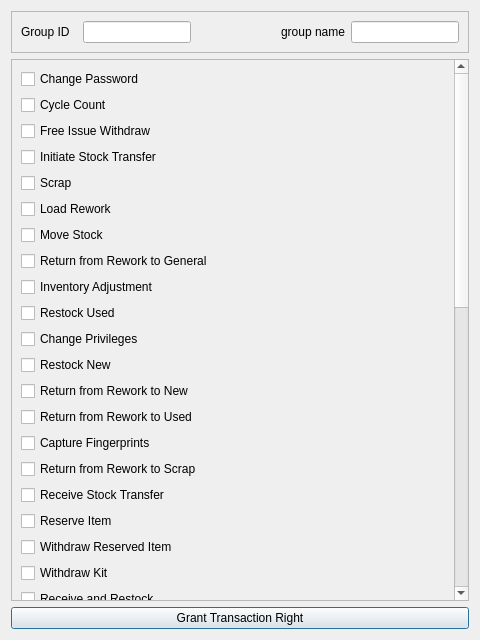
<?xml version="1.0" encoding="UTF-8"?>
<ui version="4.0">
 <class>groupTransaction</class>
 <widget class="QDialog" name="groupTransaction">
  <property name="geometry">
   <rect>
    <x>0</x>
    <y>0</y>
    <width>480</width>
    <height>640</height>
   </rect>
  </property>
  <property name="windowTitle">
   <string>Dialog</string>
  </property>
  <layout class="QVBoxLayout" name="verticalLayout">
   <item>
    <widget class="QFrame" name="frame">
     <property name="frameShape">
      <enum>QFrame::StyledPanel</enum>
     </property>
     <property name="frameShadow">
      <enum>QFrame::Raised</enum>
     </property>
     <layout class="QHBoxLayout" name="horizontalLayout">
      <item>
       <widget class="QLabel" name="label">
        <property name="text">
         <string>Group ID  </string>
        </property>
       </widget>
      </item>
      <item>
       <widget class="QLineEdit" name="groupID"/>
      </item>
      <item>
       <spacer name="horizontalSpacer">
        <property name="orientation">
         <enum>Qt::Horizontal</enum>
        </property>
        <property name="sizeHint" stdset="0">
         <size>
          <width>40</width>
          <height>20</height>
         </size>
        </property>
       </spacer>
      </item>
      <item>
       <widget class="QLabel" name="label_2">
        <property name="text">
         <string>group name</string>
        </property>
       </widget>
      </item>
      <item>
       <widget class="QLineEdit" name="name"/>
      </item>
     </layout>
    </widget>
   </item>
   <item>
    <widget class="QScrollArea" name="scrollArea">
     <property name="widgetResizable">
      <bool>true</bool>
     </property>
     <widget class="QWidget" name="scrollAreaWidgetContents">
      <property name="geometry">
       <rect>
        <x>0</x>
        <y>0</y>
        <width>439</width>
        <height>1500</height>
       </rect>
      </property>
      <layout class="QVBoxLayout" name="verticalLayout_2">
       <item>
        <widget class="QCheckBox" name="change_password">
         <property name="text">
          <string>Change Password</string>
         </property>
        </widget>
       </item>
       <item>
        <widget class="QCheckBox" name="cycle_count">
         <property name="text">
          <string>Cycle Count</string>
         </property>
        </widget>
       </item>
       <item>
        <widget class="QCheckBox" name="free_issue_withdraw">
         <property name="text">
          <string>Free Issue Withdraw</string>
         </property>
        </widget>
       </item>
       <item>
        <widget class="QCheckBox" name="initiate_stock_transfer">
         <property name="text">
          <string>Initiate Stock Transfer</string>
         </property>
        </widget>
       </item>
       <item>
        <widget class="QCheckBox" name="scrap">
         <property name="text">
          <string>Scrap</string>
         </property>
        </widget>
       </item>
       <item>
        <widget class="QCheckBox" name="load_rework">
         <property name="text">
          <string>Load Rework</string>
         </property>
        </widget>
       </item>
       <item>
        <widget class="QCheckBox" name="move_stock">
         <property name="text">
          <string>Move Stock</string>
         </property>
        </widget>
       </item>
       <item>
        <widget class="QCheckBox" name="return_rework_to_general">
         <property name="text">
          <string>Return from Rework to General</string>
         </property>
        </widget>
       </item>
       <item>
        <widget class="QCheckBox" name="inventory_adjusment">
         <property name="text">
          <string>Inventory Adjustment </string>
         </property>
        </widget>
       </item>
       <item>
        <widget class="QCheckBox" name="restock_used">
         <property name="text">
          <string>Restock Used</string>
         </property>
        </widget>
       </item>
       <item>
        <widget class="QCheckBox" name="change_privileges">
         <property name="text">
          <string>Change Privileges</string>
         </property>
        </widget>
       </item>
       <item>
        <widget class="QCheckBox" name="restock_new">
         <property name="text">
          <string>Restock New</string>
         </property>
        </widget>
       </item>
       <item>
        <widget class="QCheckBox" name="return_rework_new">
         <property name="text">
          <string>Return from Rework to New</string>
         </property>
        </widget>
       </item>
       <item>
        <widget class="QCheckBox" name="retrun_rework_used">
         <property name="text">
          <string>Return from Rework to Used</string>
         </property>
        </widget>
       </item>
       <item>
        <widget class="QCheckBox" name="capture_finger_print">
         <property name="text">
          <string>Capture Fingerprints</string>
         </property>
        </widget>
       </item>
       <item>
        <widget class="QCheckBox" name="return_rework_scrap">
         <property name="text">
          <string>Return from Rework to Scrap</string>
         </property>
        </widget>
       </item>
       <item>
        <widget class="QCheckBox" name="receive_stock_transfer">
         <property name="text">
          <string>Receive Stock Transfer</string>
         </property>
        </widget>
       </item>
       <item>
        <widget class="QCheckBox" name="reserve_item">
         <property name="text">
          <string>Reserve Item</string>
         </property>
        </widget>
       </item>
       <item>
        <widget class="QCheckBox" name="withdraw_reserved_item">
         <property name="text">
          <string>Withdraw Reserved Item</string>
         </property>
        </widget>
       </item>
       <item>
        <widget class="QCheckBox" name="withdraw_kit">
         <property name="text">
          <string>Withdraw Kit</string>
         </property>
        </widget>
       </item>
       <item>
        <widget class="QCheckBox" name="receiveAndRestock">
         <property name="text">
          <string>Receive and Restock</string>
         </property>
        </widget>
       </item>
       <item>
        <widget class="QCheckBox" name="withdraw_used">
         <property name="text">
          <string>Withdraw Used</string>
         </property>
        </widget>
       </item>
       <item>
        <widget class="QCheckBox" name="restock_general">
         <property name="text">
          <string>Restock General</string>
         </property>
        </widget>
       </item>
       <item>
        <widget class="QCheckBox" name="withdraw_general">
         <property name="text">
          <string>Withdraw General</string>
         </property>
        </widget>
       </item>
       <item>
        <widget class="QCheckBox" name="withdraw_new">
         <property name="text">
          <string>Withdraw New</string>
         </property>
        </widget>
       </item>
       <item>
        <widget class="QCheckBox" name="priority_withdraw">
         <property name="text">
          <string>Priority Withdraw</string>
         </property>
        </widget>
       </item>
       <item>
        <widget class="QCheckBox" name="withdraw_inspection">
         <property name="text">
          <string>Withdraw for Inspection</string>
         </property>
        </widget>
       </item>
       <item>
        <widget class="QCheckBox" name="store_external_request">
         <property name="text">
          <string>Store External Request</string>
         </property>
        </widget>
       </item>
       <item>
        <widget class="QCheckBox" name="supervisior_undo">
         <property name="text">
          <string>Supervisor Undo</string>
         </property>
        </widget>
       </item>
       <item>
        <widget class="QCheckBox" name="return_general">
         <property name="text">
          <string>Return to General</string>
         </property>
        </widget>
       </item>
       <item>
        <widget class="QCheckBox" name="return_key">
         <property name="text">
          <string>Return Key</string>
         </property>
        </widget>
       </item>
       <item>
        <widget class="QCheckBox" name="withdraw_external_request">
         <property name="text">
          <string>Withdraw External Request</string>
         </property>
        </widget>
       </item>
       <item>
        <widget class="QCheckBox" name="return_used">
         <property name="text">
          <string>Return to Used</string>
         </property>
        </widget>
       </item>
       <item>
        <widget class="QCheckBox" name="RFID_insta_track">
         <property name="text">
          <string>RFID Insta-track</string>
         </property>
        </widget>
       </item>
       <item>
        <widget class="QCheckBox" name="withdraw_scrap_drawer">
         <property name="text">
          <string>Withdraw Scrap from Drawer</string>
         </property>
        </widget>
       </item>
       <item>
        <widget class="QCheckBox" name="return_new">
         <property name="text">
          <string>Return to New</string>
         </property>
        </widget>
       </item>
       <item>
        <widget class="QCheckBox" name="return_scrap">
         <property name="text">
          <string>Return to Scrap</string>
         </property>
        </widget>
       </item>
       <item>
        <widget class="QCheckBox" name="RFID_STATIC_CABINET_SCAN">
         <property name="text">
          <string>RFID-Static Cabinet Scan</string>
         </property>
        </widget>
       </item>
       <item>
        <widget class="QCheckBox" name="return_serialized_item">
         <property name="text">
          <string>Return Serialized Item</string>
         </property>
        </widget>
       </item>
       <item>
        <widget class="QCheckBox" name="user_undo">
         <property name="text">
          <string>User Undo</string>
         </property>
        </widget>
       </item>
       <item>
        <widget class="QCheckBox" name="return_rework">
         <property name="text">
          <string>Return to Rework</string>
         </property>
        </widget>
       </item>
       <item>
        <widget class="QCheckBox" name="weigh_item">
         <property name="text">
          <string>Weigh Item</string>
         </property>
        </widget>
       </item>
       <item>
        <widget class="QCheckBox" name="withdraw_scrap_from_bin">
         <property name="text">
          <string>Withdraw Scrap from Bin</string>
         </property>
        </widget>
       </item>
       <item>
        <widget class="QCheckBox" name="withdraw_rework_drawer">
         <property name="text">
          <string>Withdraw Rework From Drawer</string>
         </property>
        </widget>
       </item>
       <item>
        <widget class="QCheckBox" name="withdraw_rework_from_bin">
         <property name="text">
          <string>Withdraw Rework from Bin</string>
         </property>
        </widget>
       </item>
      </layout>
     </widget>
    </widget>
   </item>
   <item>
    <widget class="QPushButton" name="grantButton">
     <property name="text">
      <string>Grant Transaction Right</string>
     </property>
    </widget>
   </item>
  </layout>
 </widget>
 <resources/>
 <connections/>
</ui>
